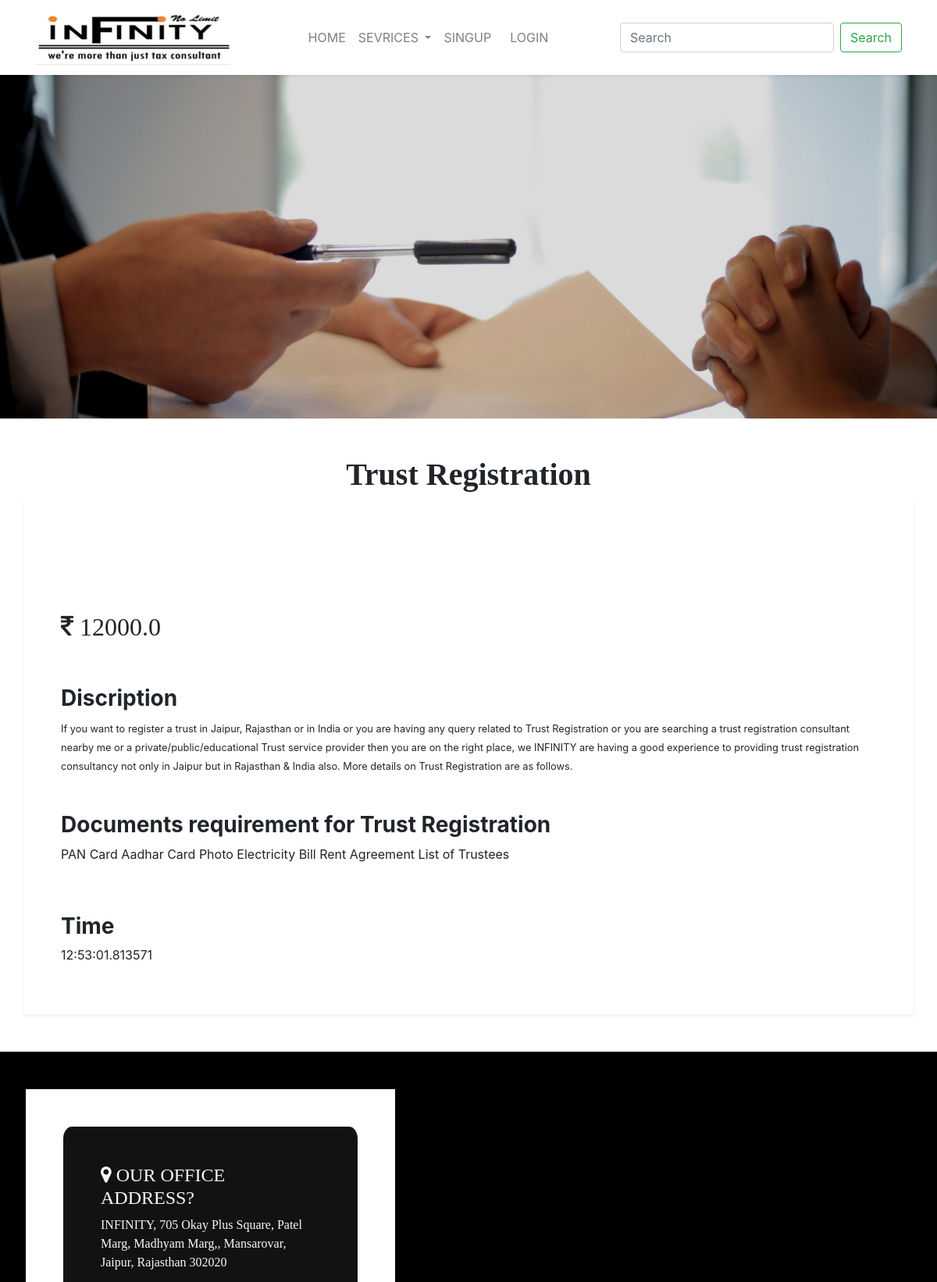
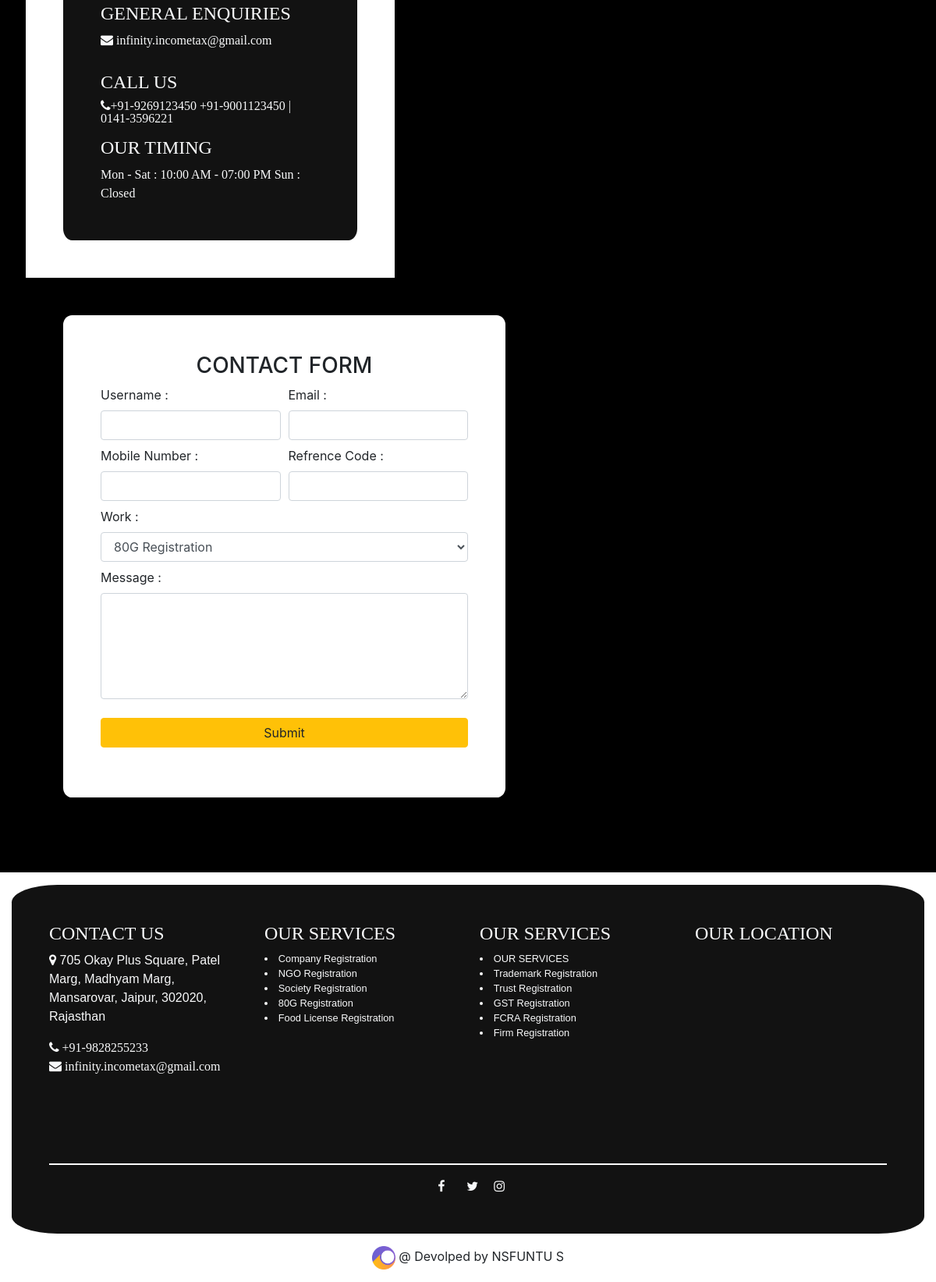
/detail/3, run on the app's committed database (2 pictures, top to bottom).
### core/models.py (models this page shows, shortened)
class Service(models.Model):
    image = models.ImageField(upload_to = 'media')
    title = models.CharField(max_length=100)
    price = models.FloatField()
    short_dis = models.TextField(null=True, blank=True)
    discription = models.TextField()
    documents  = models.TextField(null=True,blank=True)
    time = models.CharField(max_length=20)

### core/views.py (the view)
# urls.py: path('detail/<int:id>',detail_view,name='detail'),
def detail_view(request,id):
    objects  = Service.objects.all()
    object  = get_object_or_404(Service,pk=id)
    context  = {'object': object,
    'objects' : objects  }
    return render(request,'detail.html',context)

### infinity/templates/detail.html (shortened to what this page needs)
{% extends 'base.html' %}
{% block content %}
<img class="img-fluid" src="{{ object.image.url }}" alt="">
<h1 class="text-center mt-5 font-weight-bold" style="font-family: Georgia, 'Times New Roman', Times, serif;">
    {{object.title }} </h1>
<div class=" container shadow-sm">
    <div class="row">
        <div class="col-lg-12 col-sm-12 col-md-12 p-5">
            <h2 class="mt-5 pt-5">
                <i class="fa fa-inr" aria-hidden="true"><span> {{ object.price }} </span></i>
            </h2>
            <h3 class="font-weight-bold pt-5">Discription</h3>
            <small>
                {{ object.discription }}
            </small>
            {% if object.documents %}
                <h3 class="font-weight-bold pt-5">Documents requirement for {{ object.title }}</h3>
            <p>
                {{ object.documents }}
            </p>
            {% endif %}
            <h3 class="font-weight-bold pt-5">Time</h3>
            <p>
                {{ object.time }}
            </p>
        </div>
    </div>
</div>
{% include 'form.html' %}
{% endblock %}

### data on the page
Service: image (picture), title "Trust Registration", price "12000.0", discription "If you want to register a trust in Jaipur, Rajasthan or in India or you are having any query related to Trust Registration or you are searching a trust registration consultant nearby me or a private/public/educational Trust service provider then you are on the right place, we INFINITY are having a good experience to providing trust registration consultancy not only in Jaipur but in Rajasthan & India also. More details on Trust Registration are as follows.", documents "PAN Card Aadhar Card Photo Electricity Bill Rent Agreement List of Trustees", time "12:53:01.813571"

### other printed values
form field work "80G Registration"
